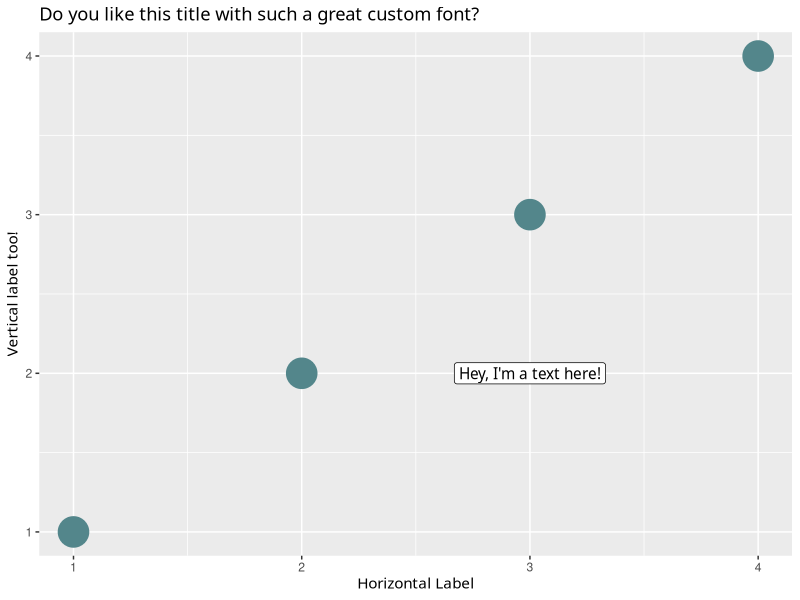

Source code (R): (Note: this script raises an error after producing the figure.)
## ---- chunk 1
knitr::opts_chunk$set(warning = FALSE, message = FALSE)
## ---- chunk 2
library(ggplot2)
## ---- chunk 3
data = data.frame(
  x = 1:4,
  y = 1:4
)

plt = ggplot(data) +
  geom_point(aes(x, y), size=10, color="cadetblue4") +
  geom_label(
    aes(x, y), 
    data = data.frame(x = 3, y = 2), 
    label = "Hey, I'm a text here!",
    family = "Special Elite"
  ) + 
  labs(
    x = "Horizontal Label",
    y = "Vertical label too!",
    title = "Do you like this title with such a great custom font?"
  ) +
  theme(
    axis.title = element_text(family = "Hydrophilia Iced"),
    title = element_text(family = "Special Elite")
  )
## ---- chunk 4
ggsave(here::here("img", "custom-font.png"))
## ---- chunk 5
# Correlation | Ranking | Evolution.. 
htmltools::includeHTML("htmlChunkRelatedRanking.html")
